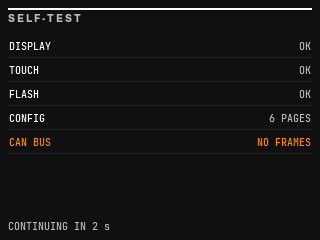
#> input picture bench/goldens/visual/base/self-test.png, 320 x 240 px
$ python png_to_lvgl_bin.py ../bench/goldens/visual/base/self-test.png out.png --width 100 --height 100
#> lines starting #> are read from the running program, lines starting #| are printed output that depends on the picture
#!/usr/bin/env python3

import argparse
import struct
import sys
from pathlib import Path

from PIL import Image

LV_IMG_CF_TRUE_COLOR = 4
LV_IMG_CF_TRUE_COLOR_ALPHA = 5


def lvgl_header(cf: int, width: int, height: int) -> bytes:
    if width >= 1 << 11 or height >= 1 << 11:
        raise ValueError("Dimensions must fit in 11 bits each")
    packed = (cf & 0x1F) | ((width & 0x7FF) << 10) | ((height & 0x7FF) << 21)
    return struct.pack("<I", packed)


def rgb888_to_rgb565_le(r: int, g: int, b: int) -> bytes:
    val = ((r & 0xF8) << 8) | ((g & 0xFC) << 3) | (b >> 3)
    return struct.pack("<H", val)


def main() -> int:
    p = argparse.ArgumentParser()
    p.add_argument("input", help="Input PNG path")
    p.add_argument("output", help="Output .bin path")
    p.add_argument("--width", type=int, required=True)
    p.add_argument("--height", type=int, required=True)
    p.add_argument(
        "--alpha",
        action="store_true",
        help="Emit LV_IMG_CF_TRUE_COLOR_ALPHA (preserves transparency for runtime recolor)",
    )
    args = p.parse_args()

    mode = "RGBA" if args.alpha else "RGB"
    src = Image.open(args.input).convert(mode)
#> src is the input picture: PIL image 320x240 RGB; mean R, G, B 21.7, 21.3, 20.8
    img = src.resize((args.width, args.height), Image.LANCZOS)
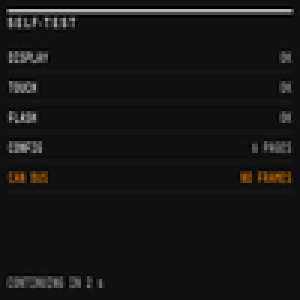
#> img: PIL image 100x100 RGB (shown 3 times larger); mean R, G, B 21.7, 21.3, 20.8

    cf = LV_IMG_CF_TRUE_COLOR_ALPHA if args.alpha else LV_IMG_CF_TRUE_COLOR
    payload = bytearray()
    payload += lvgl_header(cf, args.width, args.height)
    for y in range(args.height):
        for x in range(args.width):
            px = img.getpixel((x, y))
            if args.alpha:
                r, g, b, a = px
                payload += rgb888_to_rgb565_le(r, g, b)
                payload += struct.pack("<B", a)
            else:
                r, g, b = px
                payload += rgb888_to_rgb565_le(r, g, b)

    out = Path(args.output)
    out.parent.mkdir(parents=True, exist_ok=True)
    out.write_bytes(payload)
    print(f"wrote {out} ({len(payload)} bytes, {args.width}x{args.height}, cf={cf})")
#| wrote out.png (20004 bytes, 100x100, cf=4)
    return 0


if __name__ == "__main__":
    sys.exit(main())
#> (the program exits here)

$ run again, on bench/goldens/visual/base/g-meter-locked.png
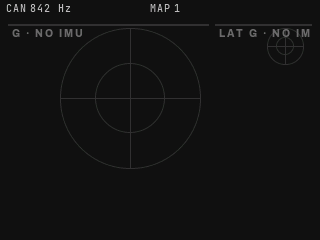
#> input picture bench/goldens/visual/base/g-meter-locked.png, 320 x 240 px
#> in main, src is the input picture: PIL image 320x240 RGB; mean R, G, B 17.7, 17.7, 17.7
#> in main, `img = src.resize((args.width, args.height), Image.LANCZOS)`:
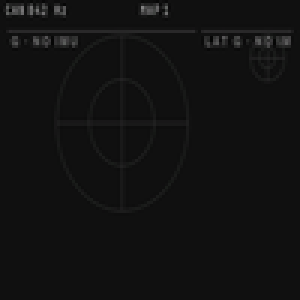
#> img: PIL image 100x100 RGB (shown 3 times larger); mean R, G, B 17.6, 17.7, 17.6
#| wrote out.png (20004 bytes, 100x100, cf=4)

$ run again, on bench/goldens/visual/base/g-meter.png
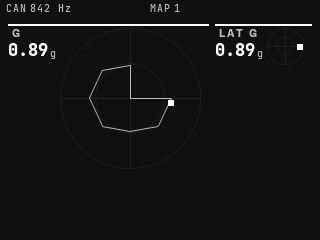
#> input picture bench/goldens/visual/base/g-meter.png, 320 x 240 px
#> in main, src is the input picture: PIL image 320x240 RGB; mean R, G, B 20.9, 21, 20.9
#> in main, `img = src.resize((args.width, args.height), Image.LANCZOS)`:
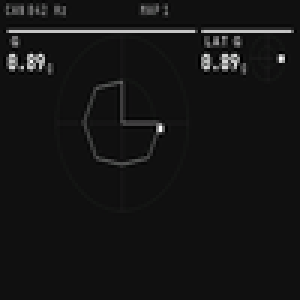
#> img: PIL image 100x100 RGB (shown 3 times larger); mean R, G, B 20.9, 21, 20.9
#| wrote out.png (20004 bytes, 100x100, cf=4)
